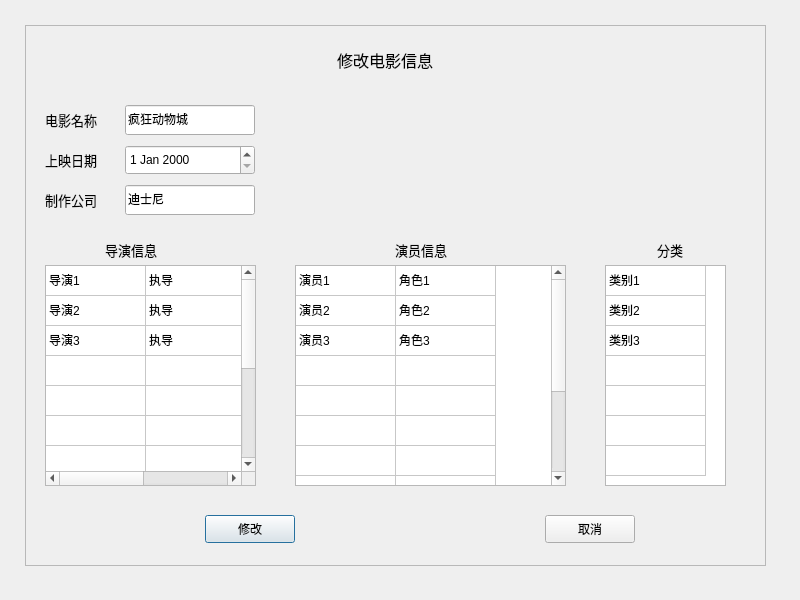
<?xml version="1.0" encoding="UTF-8"?>
<ui version="4.0">
 <class>ModifyMovieDialog</class>
 <widget class="QDialog" name="ModifyMovieDialog">
  <property name="geometry">
   <rect>
    <x>0</x>
    <y>0</y>
    <width>800</width>
    <height>600</height>
   </rect>
  </property>
  <property name="windowTitle">
   <string>修改电影信息</string>
  </property>
  <widget class="QFrame" name="frame">
   <property name="geometry">
    <rect>
     <x>25</x>
     <y>25</y>
     <width>741</width>
     <height>541</height>
    </rect>
   </property>
   <property name="frameShape">
    <enum>QFrame::StyledPanel</enum>
   </property>
   <property name="frameShadow">
    <enum>QFrame::Raised</enum>
   </property>
   <widget class="QPushButton" name="Modify">
    <property name="geometry">
     <rect>
      <x>180</x>
      <y>490</y>
      <width>90</width>
      <height>28</height>
     </rect>
    </property>
    <property name="font">
     <font>
      <family>宋体</family>
     </font>
    </property>
    <property name="text">
     <string>修改</string>
    </property>
    <property name="default">
     <bool>true</bool>
    </property>
   </widget>
   <widget class="QPushButton" name="Cancel">
    <property name="geometry">
     <rect>
      <x>520</x>
      <y>490</y>
      <width>90</width>
      <height>28</height>
     </rect>
    </property>
    <property name="font">
     <font>
      <family>宋体</family>
     </font>
    </property>
    <property name="text">
     <string>取消</string>
    </property>
   </widget>
   <widget class="QLabel" name="Title">
    <property name="geometry">
     <rect>
      <x>300</x>
      <y>20</y>
      <width>120</width>
      <height>30</height>
     </rect>
    </property>
    <property name="font">
     <font>
      <family>等线</family>
      <pointsize>12</pointsize>
     </font>
    </property>
    <property name="layoutDirection">
     <enum>Qt::LeftToRight</enum>
    </property>
    <property name="text">
     <string>修改电影信息</string>
    </property>
    <property name="textFormat">
     <enum>Qt::AutoText</enum>
    </property>
    <property name="alignment">
     <set>Qt::AlignCenter</set>
    </property>
   </widget>
   <widget class="QLineEdit" name="ProductionCompany">
    <property name="geometry">
     <rect>
      <x>100</x>
      <y>160</y>
      <width>130</width>
      <height>30</height>
     </rect>
    </property>
    <property name="font">
     <font>
      <family>宋体</family>
     </font>
    </property>
    <property name="text">
     <string>迪士尼</string>
    </property>
   </widget>
   <widget class="QLineEdit" name="MovieName">
    <property name="geometry">
     <rect>
      <x>100</x>
      <y>80</y>
      <width>130</width>
      <height>30</height>
     </rect>
    </property>
    <property name="font">
     <font>
      <family>宋体</family>
     </font>
    </property>
    <property name="autoFillBackground">
     <bool>false</bool>
    </property>
    <property name="text">
     <string>疯狂动物城</string>
    </property>
   </widget>
   <widget class="QLabel" name="Label1">
    <property name="geometry">
     <rect>
      <x>20</x>
      <y>80</y>
      <width>70</width>
      <height>30</height>
     </rect>
    </property>
    <property name="font">
     <font>
      <family>等线</family>
      <pointsize>10</pointsize>
     </font>
    </property>
    <property name="layoutDirection">
     <enum>Qt::LeftToRight</enum>
    </property>
    <property name="text">
     <string>电影名称</string>
    </property>
    <property name="textFormat">
     <enum>Qt::AutoText</enum>
    </property>
    <property name="alignment">
     <set>Qt::AlignLeading|Qt::AlignLeft|Qt::AlignVCenter</set>
    </property>
   </widget>
   <widget class="QLabel" name="Label2">
    <property name="geometry">
     <rect>
      <x>20</x>
      <y>120</y>
      <width>70</width>
      <height>30</height>
     </rect>
    </property>
    <property name="font">
     <font>
      <family>等线</family>
      <pointsize>10</pointsize>
     </font>
    </property>
    <property name="layoutDirection">
     <enum>Qt::LeftToRight</enum>
    </property>
    <property name="text">
     <string>上映日期</string>
    </property>
    <property name="textFormat">
     <enum>Qt::AutoText</enum>
    </property>
    <property name="alignment">
     <set>Qt::AlignLeading|Qt::AlignLeft|Qt::AlignVCenter</set>
    </property>
   </widget>
   <widget class="QLabel" name="Label3">
    <property name="geometry">
     <rect>
      <x>20</x>
      <y>160</y>
      <width>70</width>
      <height>30</height>
     </rect>
    </property>
    <property name="font">
     <font>
      <family>等线</family>
      <pointsize>10</pointsize>
     </font>
    </property>
    <property name="layoutDirection">
     <enum>Qt::LeftToRight</enum>
    </property>
    <property name="text">
     <string>制作公司</string>
    </property>
    <property name="textFormat">
     <enum>Qt::AutoText</enum>
    </property>
    <property name="alignment">
     <set>Qt::AlignLeading|Qt::AlignLeft|Qt::AlignVCenter</set>
    </property>
   </widget>
   <widget class="QDateEdit" name="ReleaseDate">
    <property name="geometry">
     <rect>
      <x>100</x>
      <y>120</y>
      <width>130</width>
      <height>30</height>
     </rect>
    </property>
   </widget>
   <widget class="QTableWidget" name="CastTable">
    <property name="geometry">
     <rect>
      <x>270</x>
      <y>240</y>
      <width>271</width>
      <height>221</height>
     </rect>
    </property>
    <property name="rowCount">
     <number>12</number>
    </property>
    <attribute name="horizontalHeaderVisible">
     <bool>false</bool>
    </attribute>
    <attribute name="verticalHeaderVisible">
     <bool>false</bool>
    </attribute>
    <row>
     <property name="text">
      <string>新建行</string>
     </property>
    </row>
    <row>
     <property name="text">
      <string>新建行</string>
     </property>
    </row>
    <row>
     <property name="text">
      <string>新建行</string>
     </property>
    </row>
    <row>
     <property name="text">
      <string>新建行</string>
     </property>
    </row>
    <row>
     <property name="text">
      <string>新建行</string>
     </property>
    </row>
    <row>
     <property name="text">
      <string>新建行</string>
     </property>
    </row>
    <row>
     <property name="text">
      <string>新建行</string>
     </property>
    </row>
    <row>
     <property name="text">
      <string>新建行</string>
     </property>
    </row>
    <row>
     <property name="text">
      <string>新建行</string>
     </property>
    </row>
    <row>
     <property name="text">
      <string>新建行</string>
     </property>
    </row>
    <row>
     <property name="text">
      <string>新建行</string>
     </property>
    </row>
    <row/>
    <column>
     <property name="text">
      <string>姓名</string>
     </property>
    </column>
    <column>
     <property name="text">
      <string>角色</string>
     </property>
    </column>
    <item row="0" column="0">
     <property name="text">
      <string>演员1</string>
     </property>
    </item>
    <item row="0" column="1">
     <property name="text">
      <string>角色1</string>
     </property>
    </item>
    <item row="1" column="0">
     <property name="text">
      <string>演员2</string>
     </property>
    </item>
    <item row="1" column="1">
     <property name="text">
      <string>角色2</string>
     </property>
    </item>
    <item row="2" column="0">
     <property name="text">
      <string>演员3</string>
     </property>
    </item>
    <item row="2" column="1">
     <property name="text">
      <string>角色3</string>
     </property>
    </item>
   </widget>
   <widget class="QTableWidget" name="DirectorTable">
    <property name="geometry">
     <rect>
      <x>20</x>
      <y>240</y>
      <width>211</width>
      <height>221</height>
     </rect>
    </property>
    <property name="rowCount">
     <number>12</number>
    </property>
    <attribute name="horizontalHeaderVisible">
     <bool>false</bool>
    </attribute>
    <attribute name="verticalHeaderVisible">
     <bool>false</bool>
    </attribute>
    <row>
     <property name="text">
      <string>新建行</string>
     </property>
    </row>
    <row>
     <property name="text">
      <string>新建行</string>
     </property>
    </row>
    <row>
     <property name="text">
      <string>新建行</string>
     </property>
    </row>
    <row>
     <property name="text">
      <string>新建行</string>
     </property>
    </row>
    <row>
     <property name="text">
      <string>新建行</string>
     </property>
    </row>
    <row>
     <property name="text">
      <string>新建行</string>
     </property>
    </row>
    <row>
     <property name="text">
      <string>新建行</string>
     </property>
    </row>
    <row>
     <property name="text">
      <string>新建行</string>
     </property>
    </row>
    <row>
     <property name="text">
      <string>新建行</string>
     </property>
    </row>
    <row>
     <property name="text">
      <string>新建行</string>
     </property>
    </row>
    <row>
     <property name="text">
      <string>新建行</string>
     </property>
    </row>
    <row/>
    <column>
     <property name="text">
      <string>姓名</string>
     </property>
    </column>
    <column>
     <property name="text">
      <string>执导/编剧</string>
     </property>
    </column>
    <item row="0" column="0">
     <property name="text">
      <string>导演1</string>
     </property>
    </item>
    <item row="0" column="1">
     <property name="text">
      <string>执导</string>
     </property>
    </item>
    <item row="1" column="0">
     <property name="text">
      <string>导演2</string>
     </property>
    </item>
    <item row="1" column="1">
     <property name="text">
      <string>执导</string>
     </property>
    </item>
    <item row="2" column="0">
     <property name="text">
      <string>导演3</string>
     </property>
    </item>
    <item row="2" column="1">
     <property name="text">
      <string>执导</string>
     </property>
    </item>
   </widget>
   <widget class="QLabel" name="Labe4">
    <property name="geometry">
     <rect>
      <x>80</x>
      <y>210</y>
      <width>70</width>
      <height>30</height>
     </rect>
    </property>
    <property name="font">
     <font>
      <family>等线</family>
      <pointsize>10</pointsize>
     </font>
    </property>
    <property name="layoutDirection">
     <enum>Qt::LeftToRight</enum>
    </property>
    <property name="text">
     <string>导演信息</string>
    </property>
    <property name="textFormat">
     <enum>Qt::AutoText</enum>
    </property>
    <property name="alignment">
     <set>Qt::AlignLeading|Qt::AlignLeft|Qt::AlignVCenter</set>
    </property>
   </widget>
   <widget class="QLabel" name="Labe5">
    <property name="geometry">
     <rect>
      <x>370</x>
      <y>210</y>
      <width>70</width>
      <height>30</height>
     </rect>
    </property>
    <property name="font">
     <font>
      <family>等线</family>
      <pointsize>10</pointsize>
     </font>
    </property>
    <property name="layoutDirection">
     <enum>Qt::LeftToRight</enum>
    </property>
    <property name="text">
     <string>演员信息</string>
    </property>
    <property name="textFormat">
     <enum>Qt::AutoText</enum>
    </property>
    <property name="alignment">
     <set>Qt::AlignLeading|Qt::AlignLeft|Qt::AlignVCenter</set>
    </property>
   </widget>
   <widget class="QLabel" name="Label7">
    <property name="geometry">
     <rect>
      <x>610</x>
      <y>210</y>
      <width>70</width>
      <height>30</height>
     </rect>
    </property>
    <property name="font">
     <font>
      <family>等线</family>
      <pointsize>10</pointsize>
     </font>
    </property>
    <property name="layoutDirection">
     <enum>Qt::LeftToRight</enum>
    </property>
    <property name="text">
     <string>分类</string>
    </property>
    <property name="textFormat">
     <enum>Qt::AutoText</enum>
    </property>
    <property name="alignment">
     <set>Qt::AlignCenter</set>
    </property>
   </widget>
   <widget class="QTableWidget" name="GenreTable">
    <property name="geometry">
     <rect>
      <x>580</x>
      <y>240</y>
      <width>121</width>
      <height>221</height>
     </rect>
    </property>
    <property name="rowCount">
     <number>7</number>
    </property>
    <attribute name="horizontalHeaderVisible">
     <bool>false</bool>
    </attribute>
    <attribute name="verticalHeaderVisible">
     <bool>false</bool>
    </attribute>
    <row>
     <property name="text">
      <string>新建行</string>
     </property>
    </row>
    <row>
     <property name="text">
      <string>新建行</string>
     </property>
    </row>
    <row>
     <property name="text">
      <string>新建行</string>
     </property>
    </row>
    <row>
     <property name="text">
      <string>新建行</string>
     </property>
    </row>
    <row>
     <property name="text">
      <string>新建行</string>
     </property>
    </row>
    <row>
     <property name="text">
      <string>新建行</string>
     </property>
    </row>
    <row>
     <property name="text">
      <string>新建行</string>
     </property>
    </row>
    <column>
     <property name="text">
      <string>新建列</string>
     </property>
    </column>
    <item row="0" column="0">
     <property name="text">
      <string>类别1</string>
     </property>
    </item>
    <item row="1" column="0">
     <property name="text">
      <string>类别2</string>
     </property>
    </item>
    <item row="2" column="0">
     <property name="text">
      <string>类别3</string>
     </property>
    </item>
   </widget>
  </widget>
 </widget>
 <tabstops>
  <tabstop>ProductionCompany</tabstop>
  <tabstop>Modify</tabstop>
  <tabstop>Cancel</tabstop>
 </tabstops>
 <resources/>
 <connections>
  <connection>
   <sender>Cancel</sender>
   <signal>clicked()</signal>
   <receiver>ModifyMovieDialog</receiver>
   <slot>reject()</slot>
   <hints>
    <hint type="sourcelabel">
     <x>175</x>
     <y>268</y>
    </hint>
    <hint type="destinationlabel">
     <x>228</x>
     <y>385</y>
    </hint>
   </hints>
  </connection>
  <connection>
   <sender>Modify</sender>
   <signal>clicked()</signal>
   <receiver>ModifyMovieDialog</receiver>
   <slot>modifyMovie()</slot>
   <hints>
    <hint type="sourcelabel">
     <x>80</x>
     <y>269</y>
    </hint>
    <hint type="destinationlabel">
     <x>64</x>
     <y>386</y>
    </hint>
   </hints>
  </connection>
 </connections>
 <slots>
  <slot>modifyMovie()</slot>
  <slot>modifyMore()</slot>
 </slots>
</ui>
